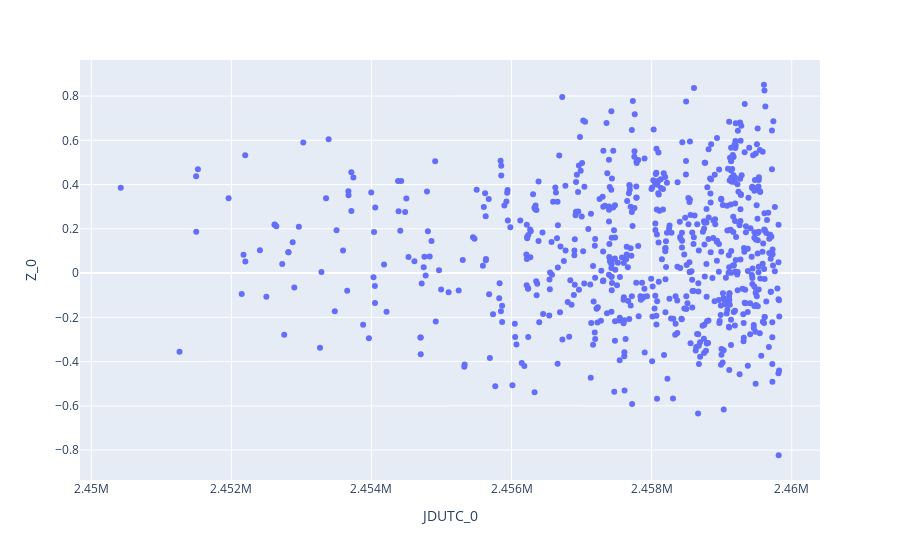

Notebook code for this chart:
### Code cell
fig = px.scatter(fp, x='JDUTC_0', y='Z_0')
fig.show()

### Figure 1 — Plotly figure (JSON) as saved in the notebook; plotly's stock layout.template omitted (floating-point values rounded to 4 significant figures; data arrays with more than 128 entries replaced by an {"elided": "..."} marker saying what was removed)
{"data": [{"hovertemplate": "JDUTC_0=%{x}<br>Z_0=%{y}<extra></extra>", "legendgroup": "", "marker": {"color": "#636efa", "symbol": "circle"}, "mode": "markers", "name": "", "orientation": "v", "showlegend": false, "type": "scatter", "x": {"elided": "685 float values"}, "xaxis": "x", "y": {"elided": "685 float values"}, "yaxis": "y"}], "layout": {"legend": {"tracegroupgap": 0}, "margin": {"t": 60}, "xaxis": {"anchor": "y", "domain": [0, 1], "title": {"text": "JDUTC_0"}}, "yaxis": {"anchor": "x", "domain": [0, 1], "title": {"text": "Z_0"}}}}
